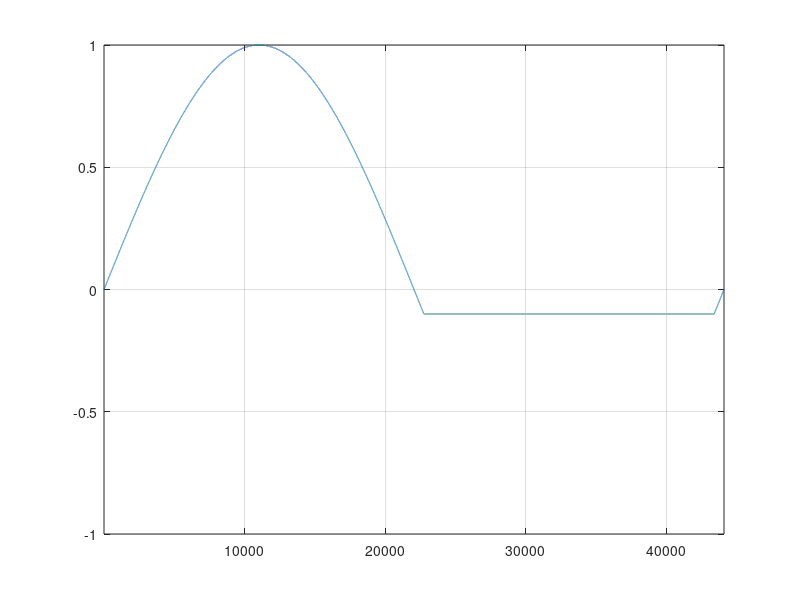

The MATLAB script that drew this image: (Note: this script raises an error after producing the figure.)
%Tutorial 4

%Task 1

Fs = 44100;
freq = 1;
dur = 1;
Ts = 1/Fs;
t = 0:Ts:dur;
A = 1;
sineWave = A * sin(2*pi*freq.*t);
sineLength = length(sineWave);
clip = sineWave;
for i=1:sineLength
    if (sineWave(i) > 0.5)
        clip(i) = 0.5;
    end
    if (sineWave(i) < -0.5)
        clip(i) = -0.5;
    end
end
plot(clip), axis([1, sineLength, -1, 1]); grid on;
title('Sine Wave clipping')

%%

%Task 2

clip2 = sineWave;

for i = 1:sineLength
    if (sineWave(i) < -0.1)
        clip2(i) = -0.1;
    end
end
plot(clip2), axis([1, sineLength, -1, 1]); grid on; hold off

%%
%Task 3
%clipper function accepts 3 inputs
%clipSig = clipper(freq, clipType, threshold)
%freq = frequency of signal
%clipType: 1 = symmetrical clipping, 2 = asymmetrical negative clipping
%3 = asymmetrical positive clipping
%threshold = threshold of clipping
freq = 220;
threshold = 0.5;
clipType = 1;
clip1 = clipper(freq, clipType, threshold);
clipType = 2;
clip2 = clipper(freq, clipType, threshold);
clipType = 3;
clip3 = clipper(freq, clipType, threshold);

%%

%Task 4
x = -1:0.01:1;
Fs = 44100;
Ts = 1/Fs;
dur = 1;
NumberOfSteps = 10;
t = 0:Ts:dur;
subplot(211), plot(x); grid on; hold on;
y = t*NumberOfSteps;
y = round(y);
y = y*(1/NumberOfSteps);
plot(y, '--');
z = sin(2*pi*1.*t);
subplot(212), plot(z); grid on; hold on;
NumberOfSteps2 = 3;
y2 = z*NumberOfSteps2;
y2 = round(y2);
y2 = y2*(1/NumberOfSteps2);
figure()
plot(y2, '--');

A = 1;
keynum = 49;
dur = 1;
noteX = note(A,keynum,dur);
noteX2 = noteX*NumberOfSteps2;
noteX2 = round(noteX2);
noteX2 = noteX2*(1/NumberOfSteps2);
figure()
plot(noteX2);


